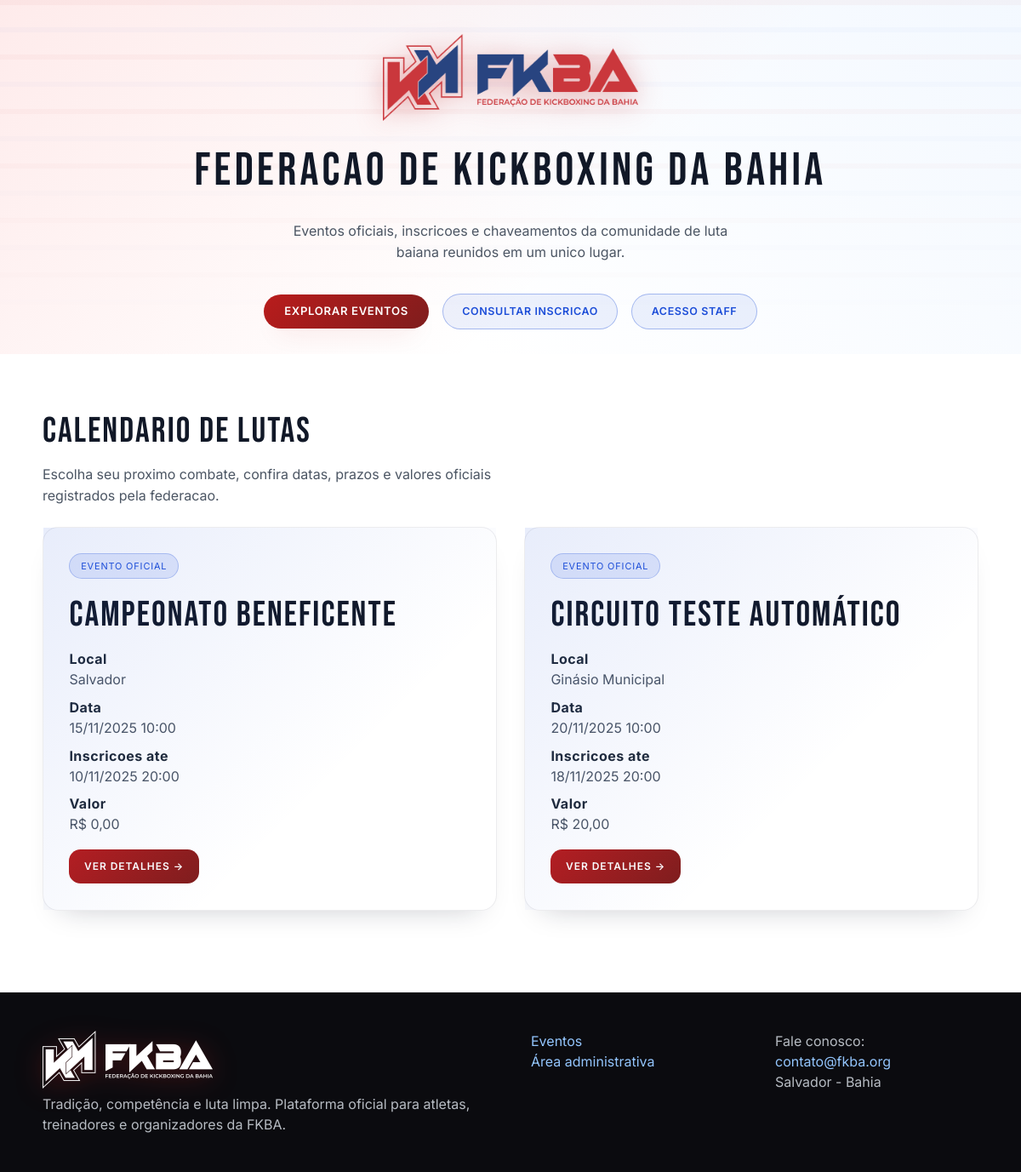
The page / on the database its author committed.
### events/models.py (models this page shows, shortened)
class Event(TimeStampedModel):
    title = models.CharField(max_length=255)
    slug = models.SlugField(max_length=255, unique=True, blank=True)
    location = models.CharField(max_length=255)
    description = models.TextField(blank=True)
    start_at = models.DateTimeField()
    registration_deadline = models.DateTimeField(help_text='Data limite para novas inscrições.')
    registration_fee = models.DecimalField(
        max_digits=8,
        decimal_places=2,
        validators=[MinValueValidator(Decimal('0.00'))],
    )
    is_free = models.BooleanField(default=False)
    rules_document = models.FileField(upload_to='event_rules/', blank=True)
    is_published = models.BooleanField(default=False)
    class Meta:
        ordering = ['-start_at']
    def get_absolute_url(self) -> str:
        return reverse('events:detail', kwargs={'slug': self.slug})

### events/views.py (the view)
# urls.py: path('', views.EventListView.as_view(), name='list'),
class EventListView(ListView):
    queryset = Event.objects.filter(is_published=True)
    template_name = 'events/event_list.html'
    context_object_name = 'events'
    paginate_by = 10
    def get_queryset(self):
        return super().get_queryset().order_by('start_at')

### templates/events/event_list.html (shortened to what this page needs)
{% extends 'base.html' %}
{% block content %}
<section class="mb-5">
    <h2 class="event-card__title">Calendario de lutas</h2>
    <p class="hero-subtitle" style="max-width: 540px;">Escolha seu proximo combate, confira datas, prazos e valores oficiais registrados pela federacao.</p>
</section>
{% if events %}
    <div class="event-grid">
        {% for event in events %}
            <article class="event-card">
                <span class="event-card__badge">Evento oficial</span>
                <h3 class="event-card__title">{{ event.title }}</h3>
                <div class="event-card__meta">
                    <div><strong>Local</strong>{{ event.location }}</div>
                    <div><strong>Data</strong>{{ event.start_at|date:'d/m/Y H:i' }}</div>
                    <div><strong>Inscricoes ate</strong>{{ event.registration_deadline|date:'d/m/Y H:i' }}</div>
                    <div><strong>Valor</strong>R$ {{ event.registration_fee }}</div>
                </div>
                <a class="event-card__cta" href="{{ event.get_absolute_url }}">
                    Ver detalhes
                    &rarr;
                </a>
            </article>
        {% endfor %}
    </div>
{% else %}
    <div class="event-detail-side">
        <h4 class="title is-4 has-text-white">Nenhum evento publicado</h4>
        <p class="has-text-grey-light">Assim que novas etapas forem divulgadas, elas aparecerao aqui primeiro.</p>
    </div>
{% endif %}
{% endblock %}

### templates/base.html (style rules this page uses)
:root { --page-bg: #ffffff; --card-bg: #ffffff; --card-border: #e5e7eb; --headline: #111827; --text-primary: #1f2937; --text-secondary: #4b5563; --accent-red: #b91c1c; --accent-red-strong: #7f1d1d; --accent-blue: #1d4ed8; --accent-blue-soft: rgba(29, 78, 216, 0.12); --shadow-soft: 0 18px 32px -22px rgba(15, 23, 42, 0.25); }
* { box-sizing: border-box; }
html, body { margin: 0; padding: 0; min-height: 100%; background: var(--page-bg); color: var(--text-primary); font-family: 'Inter', system-ui, -apple-system, BlinkMacSystemFont, 'Segoe UI', sans-serif; }
body::before { content: ''; position: fixed; inset: 0; background: linear-gradient(160deg, rgba(191, 219, 254, 0.18), transparent 55%), linear-gradient(20deg, rgba(248, 113, 113, 0.16), transparent 60%); pointer-events: none; z-index: -1; }
a { color: var(--accent-blue); }
.hero-subtitle { margin: 0; max-width: 34rem; color: var(--text-secondary); font-size: 1rem; line-height: 1.55; }
.event-grid { display: grid; gap: 2rem; grid-template-columns: repeat(auto-fit, minmax(280px, 1fr)); }
.event-card { position: relative; padding: 1.9rem; border-radius: 1.15rem; background: var(--card-bg); border: 1px solid rgba(17, 24, 39, 0.08); box-shadow: var(--shadow-soft); }
.event-card::after { content: ''; position: absolute; inset: 0; background: linear-gradient(135deg, rgba(29, 78, 216, 0.1), transparent 65%); pointer-events: none; }
.event-card__badge { display: inline-flex; align-items: center; gap: 0.35rem; letter-spacing: 0.08em; font-size: 0.68rem; text-transform: uppercase; color: var(--accent-blue); background: var(--accent-blue-soft); border-radius: 999px; padding: 0.35rem 0.8rem; border: 1px solid rgba(29, 78, 216, 0.25); }
.event-card__title { font-family: 'Bebas Neue', 'Inter', sans-serif; font-size: clamp(2rem, 4vw, 2.6rem); letter-spacing: 0.05em; margin: 0.8rem 0 0.45rem; color: var(--headline); }
.event-card__meta { display: grid; gap: 0.55rem; color: var(--text-secondary); margin-bottom: 1.1rem; }
.event-card__meta strong { color: var(--text-primary); display: block; letter-spacing: 0.03em; }
.event-card__cta { display: inline-flex; align-items: center; gap: 0.4rem; padding: 0.7rem 1.1rem; border-radius: 0.85rem; background: linear-gradient(135deg, var(--accent-red), var(--accent-red-strong)); color: #ffffff; font-weight: 600; text-transform: uppercase; font-size: 0.75rem; letter-spacing: 0.08em; box-shadow: 0 16px 28px -20px rgba(185, 28, 28, 0.45); }

### rows shown on the page
Event: title "Campeonato Beneficente", location "Salvador", start_at "15/11/2025 10:00", registration_deadline "10/11/2025 20:00", registration_fee "0,00"
Event: title "Circuito Teste Automático", location "Ginásio Municipal", start_at "20/11/2025 10:00", registration_deadline "18/11/2025 20:00", registration_fee "20,00"
